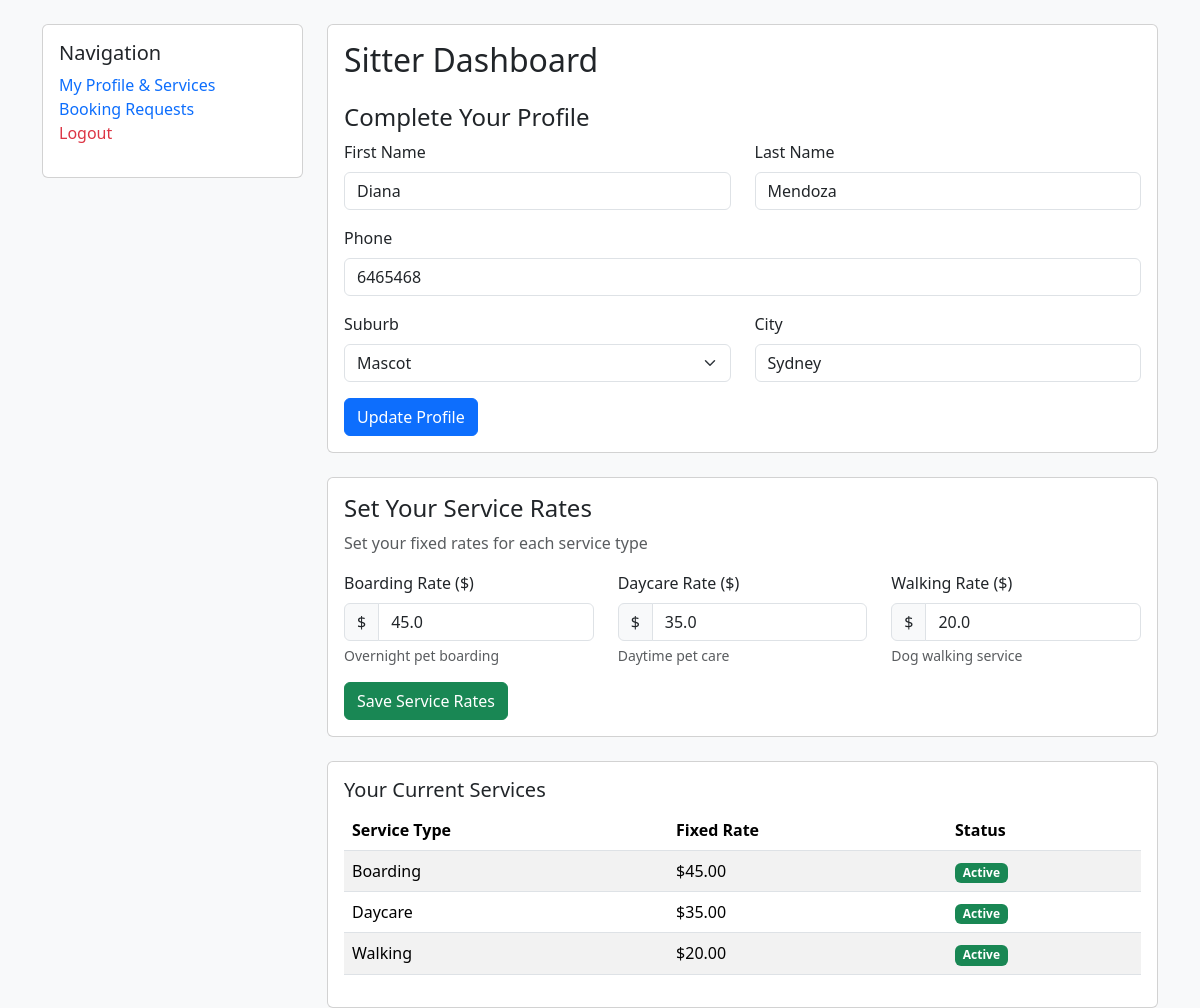
The page /sitter-dashboard (signed in) on the database its author committed.
### database.py (models this page shows, shortened)
class User(db.Model):
    id = db.Column(db.Integer, primary_key=True)
    email = db.Column(db.String(255), unique=True, nullable=False)
    password = db.Column(db.String(255), nullable=False)
    role = db.Column(db.Enum(Role), nullable=False, default=Role.customer)
    created_at = db.Column(db.DateTime, default=datetime.utcnow)
    first_name = db.Column(db.String(100))
    last_name = db.Column(db.String(100))
    phone = db.Column(db.String(20))
    city = db.Column(db.String(100))
    suburb = db.Column(db.String(100))
    created_at = db.Column(db.DateTime, default=datetime.utcnow)
    sitter_services = db.relationship('SitterService', backref='sitter', lazy=True)
    owner_bookings = db.relationship('Booking', foreign_keys='Booking.owner_id', backref='owner', lazy=True)
    sitter_bookings = db.relationship('Booking', foreign_keys='Booking.sitter_id', backref='sitter', lazy=True)

class SitterService(db.Model):
    id = db.Column(db.Integer, primary_key=True)
    sitter_id = db.Column(db.Integer, db.ForeignKey('user.id'), nullable=False)
    service_type = db.Column(db.Enum(ServiceType), nullable=False)
    fixed_rate = db.Column(db.Float, nullable=False)  # Fixed price for this service
    description = db.Column(db.Text)
    is_active = db.Column(db.Boolean, default=True)
    created_at = db.Column(db.DateTime, default=datetime.utcnow)
    updated_at = db.Column(db.DateTime, default=datetime.utcnow, onupdate=datetime.utcnow)
    bookings = db.relationship('Booking', backref='service', lazy=True)

### main.py (the view, shortened to what this page needs)
@app.route("/sitter-dashboard", methods=["GET", "POST"])
def sitter_dashboard():
    user = User.query.filter_by(email=session.get('user_email')).first()
    services = SitterService.query.filter_by(sitter_id=user.id).all()
    return render_template("sitter_dashboard.html", user=user, services=services, suburbs=SYDNEY_SUBURBS)

### templates/sitter_dashboard.html (shortened to what this page needs)
<!DOCTYPE html>
<html lang="en">
<head>
    <link href="https://cdn.jsdelivr.net/npm/bootstrap@5.3.2/dist/css/bootstrap.min.css" rel="stylesheet">
</head>
<body class="bg-light">
    <div class="container mt-4">
        <div class="row">
            <div class="col-md-3">
                <div class="card">
                    <div class="card-body">
                        <h5 class="card-title">Navigation</h5>
                        <ul class="list-unstyled">
                            <li><a href="{{ url_for('sitter_dashboard') }}" class="text-decoration-none">My Profile & Services</a></li>
                            <li><a href="{{ url_for('sitter_inbox') }}" class="text-decoration-none">Booking Requests</a></li>
                            <li><a href="{{ url_for('login') }}" class="text-decoration-none text-danger">Logout</a></li>
                        </ul>
                    </div>
                </div>
            </div>
            <div class="col-md-9">
                <div class="card mb-4">
                    <div class="card-body">
                        <h2 class="card-title">Sitter Dashboard</h2>
                        <h4 class="mt-4">Complete Your Profile</h4>
                        <form method="POST">
                            <div class="row">
                                <div class="col-md-6 mb-3">
                                    <label for="first_name" class="form-label">First Name</label>
                                    <input type="text" name="first_name" id="first_name" class="form-control"
                                           value="{{ user.first_name or '' }}" required>
                                </div>
                                <div class="col-md-6 mb-3">
                                    <label for="last_name" class="form-label">Last Name</label>
                                    <input type="text" name="last_name" id="last_name" class="form-control"
                                           value="{{ user.last_name or '' }}" required>
                                </div>
                            </div>
                            <div class="mb-3">
                                <label for="phone" class="form-label">Phone</label>
                                <input type="tel" name="phone" id="phone" class="form-control"
                                       value="{{ user.phone or '' }}" required>
                            </div>
                            <div class="row">
                                <div class="col-md-6 mb-3">
                                <label for="suburb" class="form-label">Suburb</label>
                                    <select name="suburb" id="suburb" class="form-select" required>
                                        {% for suburb in suburbs %}
                                            <option value="{{ suburb }}" {% if user.suburb == suburb %}selected{% endif %}>{{ suburb }}</option>
                                        {% endfor %}
                                    </select>
                            </div>
                                <div class="col-md-6 mb-3">
                                    <label for="city" class="form-label">City</label>
                                    <input type="text" name="city" id="city" class="form-control"
                                           value="{{ user.city or 'Sydney' }}" required>
                                </div>
                            </div>
                            <button type="submit" class="btn btn-primary">Update Profile</button>
                        </form>
                    </div>
                </div>
                <div class="card">
                    <div class="card-body">
                        <h4 class="card-title">Set Your Service Rates</h4>
                        <p class="text-muted">Set your fixed rates for each service type</p>
                        <form method="POST">
                            <div class="row">
                                <div class="col-md-4 mb-3">
                                    <label for="boarding_rate" class="form-label">Boarding Rate ($)</label>
                                    <div class="input-group">
                                        <span class="input-group-text">$</span>
                                        <input type="number" name="boarding_rate" id="boarding_rate"
                                               class="form-control" min="0" step="0.01"
                                               value="{{ services[0].fixed_rate if services and services[0].service_type.value == 'boarding' else '' }}"
                                               placeholder="50.00" required>
                                    </div>
                                    <div class="form-text">Overnight pet boarding</div>
                                </div>
                                <div class="col-md-4 mb-3">
                                    <label for="daycare_rate" class="form-label">Daycare Rate ($)</label>
                                    <div class="input-group">
                                        <span class="input-group-text">$</span>
                                        <input type="number" name="daycare_rate" id="daycare_rate"
                                               class="form-control" min="0" step="0.01"
                                               value="{{ services[1].fixed_rate if services and services[1].service_type.value == 'daycare' else '' }}"
                                               placeholder="35.00" required>
                                    </div>
                                    <div class="form-text">Daytime pet care</div>
                                </div>
                                <div class="col-md-4 mb-3">
                                    <label for="walking_rate" class="form-label">Walking Rate ($)</label>
                                    <div class="input-group">
                                        <span class="input-group-text">$</span>
                                        <input type="number" name="walking_rate" id="walking_rate"
                                               class="form-control" min="0" step="0.01"
                                               value="{{ services[2].fixed_rate if services and services[2].service_type.value == 'walking' else '' }}"
                                               placeholder="25.00" required>
                                    </div>
                                    <div class="form-text">Dog walking service</div>
                                </div>
                            </div>
                            <button type="submit" class="btn btn-success">Save Service Rates</button>
                        </form>
                    </div>
                </div>
                {% if services %}
                <div class="card mt-4">
                    <div class="card-body">
                        <h5 class="card-title">Your Current Services</h5>
                        <div class="table-responsive">
                            <table class="table table-striped">
                                <thead>
                                    <tr>
                                        <th>Service Type</th>
                                        <th>Fixed Rate</th>
                                        <th>Status</th>
                                    </tr>
                                </thead>
                                <tbody>
                                    {% for service in services %}
                                    <tr>
                                        <td>{{ service.service_type.value.title() }}</td>
                                        <td>${{ "%.2f"|format(service.fixed_rate) }}</td>
                                        <td>
                                            <span class="badge bg-{{ 'success' if service.is_active else 'secondary' }}">
                                                {{ 'Active' if service.is_active else 'Inactive' }}
                                            </span>
                                        </td>
                                    </tr>
                                    {% endfor %}
                                </tbody>
                            </table>
                        </div>
                    </div>
                </div>
                {% endif %}
            </div>
        </div>
    </div>
</body>
</html>

### rows shown on the page
User: first_name "Diana", last_name "Mendoza", phone "6465468", suburb "Mascot", city "Sydney"
SitterService: boarding_rate "45.0", service_type.value "Boarding", fixed_rate "45.00", is_active "Active"
SitterService: daycare_rate "35.0", service_type.value "Daycare", fixed_rate "35.00", is_active "Active"
SitterService: walking_rate "20.0", service_type.value "Walking", fixed_rate "20.00", is_active "Active"
